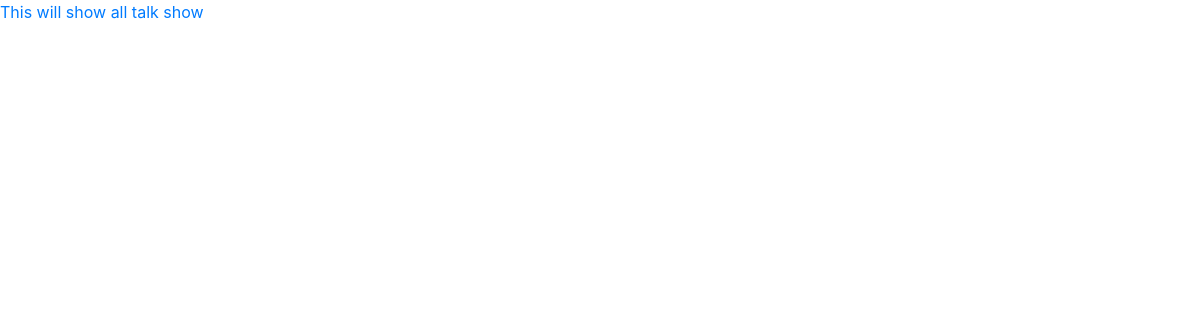
Before: / with the older database file.
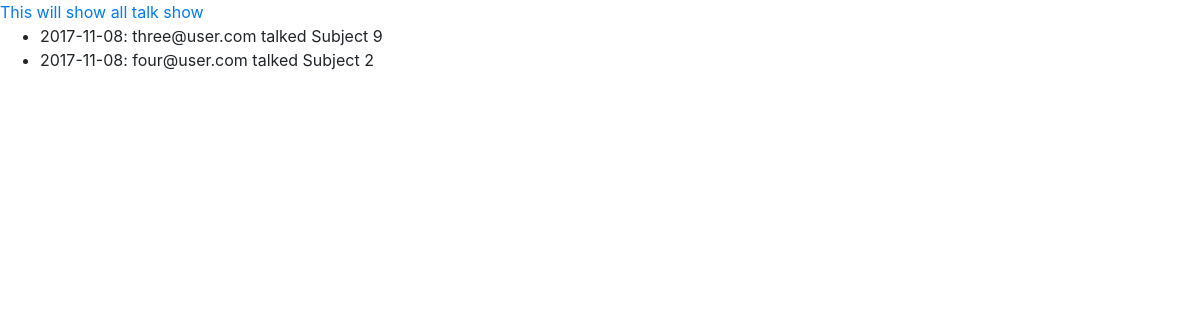
After: the same page with the newer database file.
### talkShow/models.py (models this page shows, shortened)
class TalkShowSubject(models.Model):
    talk_show_id = models.ForeignKey(TalkShow, on_delete=models.DO_NOTHING)
    subject_id = models.ForeignKey(Subject, on_delete=models.DO_NOTHING)
    user_id = models.ForeignKey(User, on_delete=models.DO_NOTHING)
    def __str__(self):
        return '%s: %s talked %s' % (str(self.talk_show_id.date), self.user_id.email, self.subject_id.subject)

class TalkShow(models.Model):
    date = models.DateField()

class User(models.Model):
    display_name = models.CharField(max_length=50)
    email = models.EmailField(max_length=100, unique=True)
    password = models.CharField(max_length=255)
    super = models.BooleanField(default=False)

class Subject(models.Model):
    subject = models.CharField(max_length=255)
    date_added = models.DateTimeField()
    date_modified = models.DateTimeField()
    user_id = models.ForeignKey(User, on_delete=models.CASCADE)
    talk_show_id = models.ForeignKey(TalkShow, on_delete=models.CASCADE, blank=True, null=True)

### talkShow/views.py (the view)
# urls.py: url(r'^$', views.time_line, name='time_line'),
def time_line(request):
    data = TalkShowSubject.objects.all()
    print(data)
    return render(request, 'talkShow/time_line.html', {'data': data})

### talkShow/templates/talkShow/time_line.html
{% load static %}
<link rel="stylesheet" type="text/css" href="{% static 'talkShow/css/bootstrap.css' %}" />
<link rel="stylesheet" type="text/css" href="{% static 'talkShow/style.css' %}" />
<span class="text-primary">This will show all talk show</span>
<ul>
    {% for talk_show in data %}
        <li>{{talk_show}}</li>
    {% endfor %}
</ul>

Changed rows visible on the page:
added TalkShowSubject: talk_show_id+user_id+subject_id "2017-11-08: three@user.com talked Subject 9"
added TalkShowSubject: talk_show_id+user_id+subject_id "2017-11-08: four@user.com talked Subject 2"
